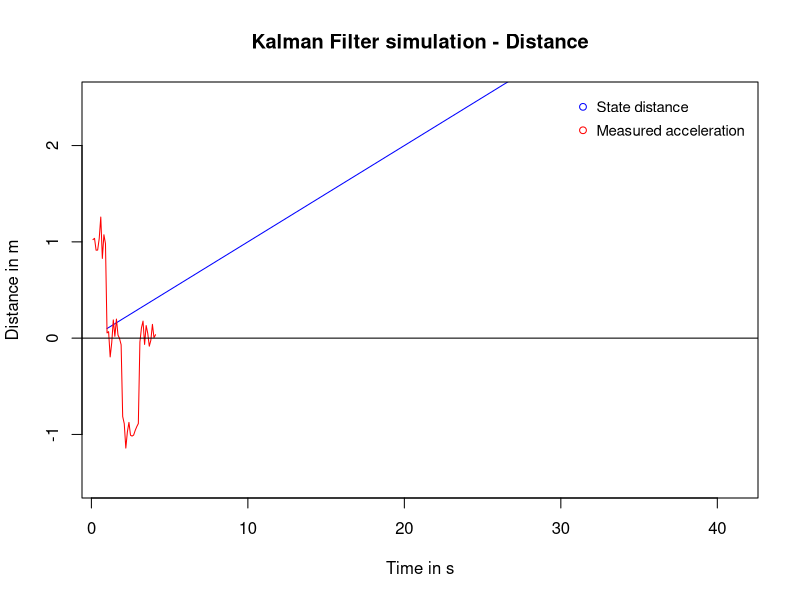

Source code (R):
data <- read.table(
    "./1d_acc_filter/plotting/c_out.txt",
    header = TRUE,
    sep = ",",
    dec = ".")

png(
    filename =
    "./1d_acc_filter/images/plot_dist2.png"
)

plot(
    data$Time, data$Distance,
    ylim = range(-1.5:2.5),
    col = "blue",
    type = "l",
    xlab = "Time in s",
    ylab = "Distance in m",
    main = "Kalman Filter simulation - Distance",
    sub = sprintf("Error in measurement: %1.2f, Q for acceleration: %1.2f", data[1, "Meas_Err"], data[1, "Q_acc"])
)
lines(data$Time, data$Measurement, col = "red")
abline(h=0)

legend("topright",
        inset = 0.01,
        cex = 0.9,
        bty = "n",
        y.intersp = 1.3,
        legend = c("State distance", "Measured acceleration"),
        col = c("blue", "red"),
        pch = c(1, 1))

dev.off()

